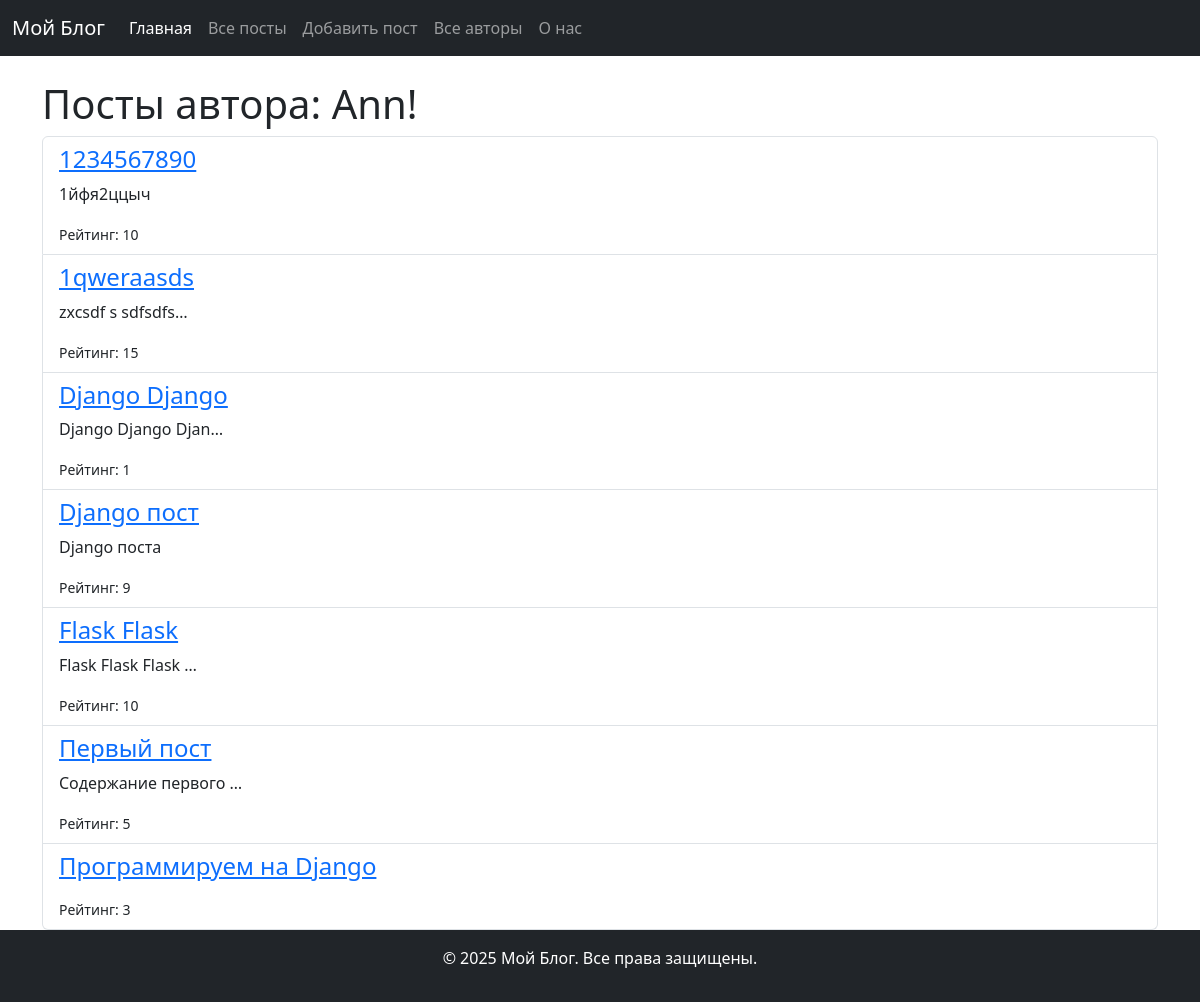
The app's page /authors/1/ with its own data.
### blog_app/models.py (models this page shows, shortened)
class Author(models.Model):
    name = models.CharField(max_length=100)

class Post(models.Model):
    title = models.CharField(max_length=100)
    content = models.TextField()
    created_at = models.DateTimeField(auto_now_add=True)
    author = models.ForeignKey('Author', on_delete=models.CASCADE, related_name='posts')
    rating = models.IntegerField(default=0)
    tags = models.ManyToManyField('Tag', blank=True, related_name='posts')
    class Meta:
        ordering = ['title']
        verbose_name = 'Пост'
        verbose_name_plural = 'Посты'
        unique_together = ('title', 'author')

### blog_app/views.py (the view)
# urls.py: path('authors/<int:author_id>/', author_posts, name='author_posts'),
def author_posts(request, author_id):
    author = get_object_or_404(Author, pk=author_id)
    posts = Post.objects.filter(author=author)
    context = {
        'author': author,
        'posts': posts,
    }
    return render(request, 'blog_app/author_posts.html', context=context)

### blog_app/templates/blog_app/author_posts.html (shortened to what this page needs)
{% extends 'blog_app/base.html' %}
{% block content %}
    <h1>Посты автора: {{ author.name  }}!</h1>
    <ul class="list-group">
        {% for post in posts %}
        <li class="list-group-item">
            <h4><a href="{% url 'post_detail' post.id %}">{{ post.title }}</a></h4>
            <p>{{ post.content|truncatechars:20 }}</p>
            <small>Рейтинг: {{ post.rating }}</small>
        </li>
        {% empty %}
            <p>У автора нет постов</p>
        {% endfor %}
    </ul>
{% endblock %}

### records on screen
Author: name "Ann"
Post: title "1234567890", content "1йфя2ццыч", rating "10"
Post: title "1qweraasds", content "zxcsdf s sdfsdfs…", rating "15"
Post: title "Django Django", content "Django Django Djan…", rating "1"
Post: title "Django пост", content "Django поста", rating "9"
Post: title "Flask Flask", content "Flask Flask Flask …", rating "10"
Post: title "Первый пост", content "Содержание первого …", rating "5"
Post: title "Программируем на Django", rating "3"
